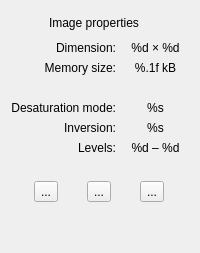
     <widget class="QWidget" name="general">
      <layout class="QGridLayout" name="gridLayout_4">
       <item row="1" column="3">
        <widget class="QLabel" name="propImageDimension">
         <property name="sizePolicy">
          <sizepolicy hsizetype="Preferred" vsizetype="Preferred">
           <horstretch>5</horstretch>
           <verstretch>0</verstretch>
          </sizepolicy>
         </property>
         <property name="text">
          <string>%d × %d</string>
         </property>
         <property name="alignment">
          <set>Qt::AlignCenter</set>
         </property>
        </widget>
       </item>
       <item row="0" column="0">
        <widget class="QLabel" name="label_13">
         <property name="minimumSize">
          <size>
           <width>32</width>
           <height>24</height>
          </size>
         </property>
         <property name="maximumSize">
          <size>
           <width>32</width>
           <height>24</height>
          </size>
         </property>
         <property name="text">
          <string/>
         </property>
         <property name="textFormat">
          <enum>Qt::PlainText</enum>
         </property>
         <property name="pixmap">
          <pixmap resource="../topino.qrc">:/ui/toolicons/image.png</pixmap>
         </property>
         <property name="scaledContents">
          <bool>false</bool>
         </property>
        </widget>
       </item>
       <item row="6" column="0" colspan="3">
        <widget class="QLabel" name="label_26">
         <property name="sizePolicy">
          <sizepolicy hsizetype="Preferred" vsizetype="Preferred">
           <horstretch>1</horstretch>
           <verstretch>0</verstretch>
          </sizepolicy>
         </property>
         <property name="text">
          <string>Levels:</string>
         </property>
         <property name="alignment">
          <set>Qt::AlignRight|Qt::AlignTrailing|Qt::AlignVCenter</set>
         </property>
        </widget>
       </item>
       <item row="0" column="1" colspan="3">
        <widget class="QLabel" name="label_19">
         <property name="text">
          <string>Image properties</string>
         </property>
        </widget>
       </item>
       <item row="5" column="0" colspan="3">
        <widget class="QLabel" name="label_25">
         <property name="sizePolicy">
          <sizepolicy hsizetype="Preferred" vsizetype="Preferred">
           <horstretch>1</horstretch>
           <verstretch>0</verstretch>
          </sizepolicy>
         </property>
         <property name="text">
          <string>Inversion:</string>
         </property>
         <property name="alignment">
          <set>Qt::AlignRight|Qt::AlignTrailing|Qt::AlignVCenter</set>
         </property>
        </widget>
       </item>
       <item row="2" column="3">
        <widget class="QLabel" name="propImageSize">
         <property name="sizePolicy">
          <sizepolicy hsizetype="Preferred" vsizetype="Preferred">
           <horstretch>5</horstretch>
           <verstretch>0</verstretch>
          </sizepolicy>
         </property>
         <property name="text">
          <string>%.1f kB</string>
         </property>
         <property name="alignment">
          <set>Qt::AlignCenter</set>
         </property>
        </widget>
       </item>
       <item row="2" column="0" colspan="3">
        <widget class="QLabel" name="label_22">
         <property name="sizePolicy">
          <sizepolicy hsizetype="Preferred" vsizetype="Preferred">
           <horstretch>1</horstretch>
           <verstretch>0</verstretch>
          </sizepolicy>
         </property>
         <property name="text">
          <string>Memory size:</string>
         </property>
         <property name="alignment">
          <set>Qt::AlignRight|Qt::AlignTrailing|Qt::AlignVCenter</set>
         </property>
        </widget>
       </item>
       <item row="3" column="0" colspan="4">
        <spacer name="verticalSpacer_5">
         <property name="orientation">
          <enum>Qt::Vertical</enum>
         </property>
         <property name="sizeHint" stdset="0">
          <size>
           <width>10</width>
           <height>20</height>
          </size>
         </property>
        </spacer>
       </item>
       <item row="4" column="0" colspan="3">
        <widget class="QLabel" name="label_24">
         <property name="sizePolicy">
          <sizepolicy hsizetype="Preferred" vsizetype="Preferred">
           <horstretch>1</horstretch>
           <verstretch>0</verstretch>
          </sizepolicy>
         </property>
         <property name="text">
          <string>Desaturation mode:</string>
         </property>
         <property name="alignment">
          <set>Qt::AlignRight|Qt::AlignTrailing|Qt::AlignVCenter</set>
         </property>
        </widget>
       </item>
       <item row="1" column="0" colspan="3">
        <widget class="QLabel" name="label_21">
         <property name="sizePolicy">
          <sizepolicy hsizetype="Preferred" vsizetype="Preferred">
           <horstretch>1</horstretch>
           <verstretch>0</verstretch>
          </sizepolicy>
         </property>
         <property name="text">
          <string>Dimension:</string>
         </property>
         <property name="alignment">
          <set>Qt::AlignRight|Qt::AlignTrailing|Qt::AlignVCenter</set>
         </property>
        </widget>
       </item>
       <item row="8" column="0" colspan="4">
        <spacer name="verticalSpacer_2">
         <property name="orientation">
          <enum>Qt::Vertical</enum>
         </property>
         <property name="sizeHint" stdset="0">
          <size>
           <width>20</width>
           <height>20</height>
          </size>
         </property>
        </spacer>
       </item>
       <item row="10" column="0" colspan="4">
        <layout class="QHBoxLayout" name="horizontalLayout_2" stretch="0,0,0">
         <item>
          <widget class="QToolButton" name="toolEditImage">
           <property name="toolTip">
            <string>Preprocess image</string>
           </property>
           <property name="statusTip">
            <string>Select options for preprocessing the image to make it ready for angulargram creation</string>
           </property>
           <property name="text">
            <string>...</string>
           </property>
           <property name="icon">
            <iconset resource="../topino.qrc">
             <normaloff>:/ui/toolicons/image_edit.png</normaloff>:/ui/toolicons/image_edit.png</iconset>
           </property>
           <property name="iconSize">
            <size>
             <width>64</width>
             <height>32</height>
            </size>
           </property>
          </widget>
         </item>
         <item>
          <widget class="QToolButton" name="toolSwitchImage">
           <property name="toolTip">
            <string>Swap source and processed image</string>
           </property>
           <property name="statusTip">
            <string>Swap source and processed image</string>
           </property>
           <property name="text">
            <string>...</string>
           </property>
           <property name="icon">
            <iconset resource="../topino.qrc">
             <normaloff>:/ui/toolicons/image_switch.png</normaloff>:/ui/toolicons/image_switch.png</iconset>
           </property>
           <property name="iconSize">
            <size>
             <width>64</width>
             <height>32</height>
            </size>
           </property>
          </widget>
         </item>
         <item>
          <widget class="QToolButton" name="toolResetImage">
           <property name="toolTip">
            <string>Resets the processed image</string>
           </property>
           <property name="statusTip">
            <string>Resets the processed image back to the source image and all processing parameters to default</string>
           </property>
           <property name="text">
            <string>...</string>
           </property>
           <property name="icon">
            <iconset resource="../topino.qrc">
             <normaloff>:/ui/toolicons/image_reset.png</normaloff>:/ui/toolicons/image_reset.png</iconset>
           </property>
           <property name="iconSize">
            <size>
             <width>64</width>
             <height>32</height>
            </size>
           </property>
          </widget>
         </item>
        </layout>
       </item>
       <item row="11" column="0" colspan="4">
        <spacer name="verticalSpacer_6">
         <property name="orientation">
          <enum>Qt::Vertical</enum>
         </property>
         <property name="sizeHint" stdset="0">
          <size>
           <width>20</width>
           <height>40</height>
          </size>
         </property>
        </spacer>
       </item>
       <item row="4" column="3">
        <widget class="QLabel" name="propImageDesatMode">
         <property name="text">
          <string>%s</string>
         </property>
         <property name="alignment">
          <set>Qt::AlignCenter</set>
         </property>
        </widget>
       </item>
       <item row="5" column="3">
        <widget class="QLabel" name="propImageInversion">
         <property name="text">
          <string>%s</string>
         </property>
         <property name="alignment">
          <set>Qt::AlignCenter</set>
         </property>
        </widget>
       </item>
       <item row="6" column="3">
        <widget class="QLabel" name="propImageLevels">
         <property name="text">
          <string>%d – %d</string>
         </property>
         <property name="alignment">
          <set>Qt::AlignCenter</set>
         </property>
        </widget>
       </item>
      </layout>
     </widget>
